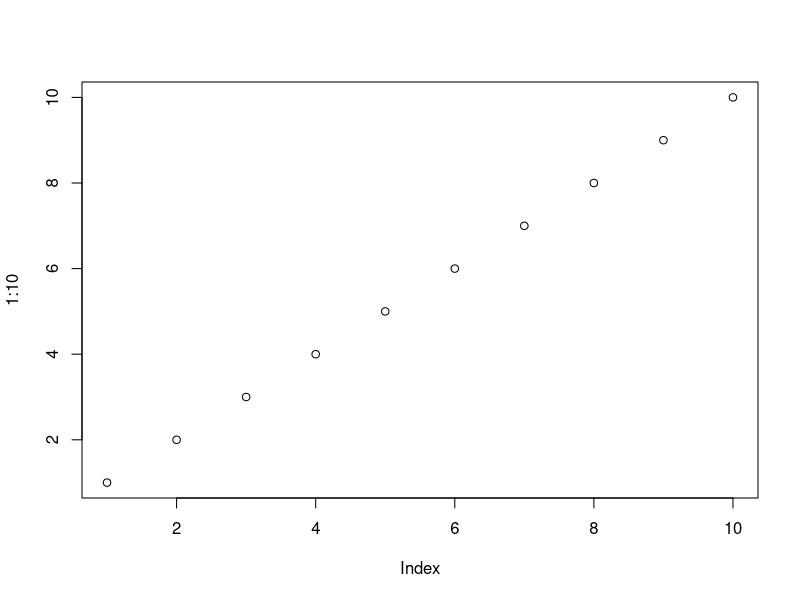
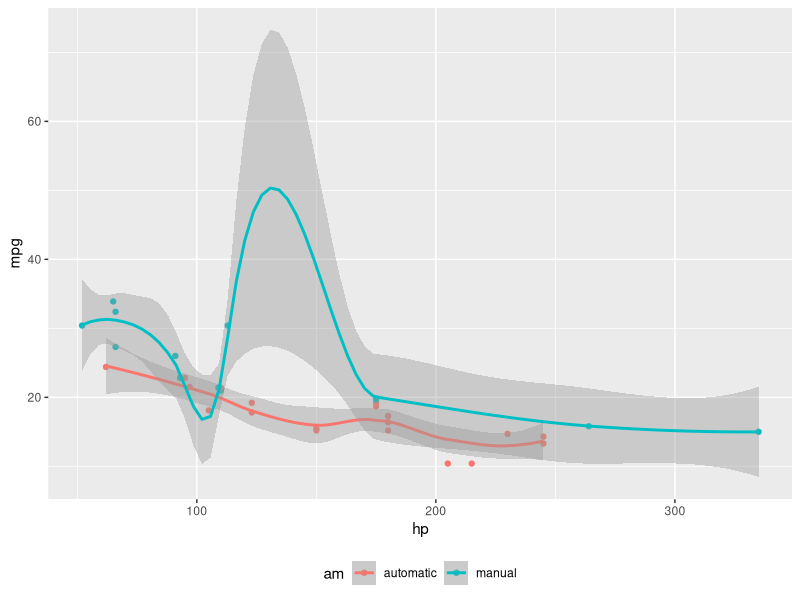
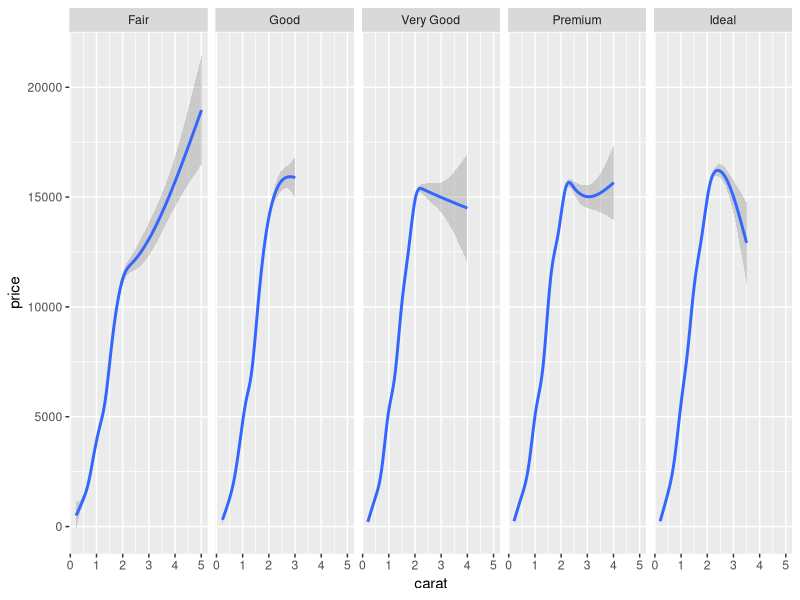
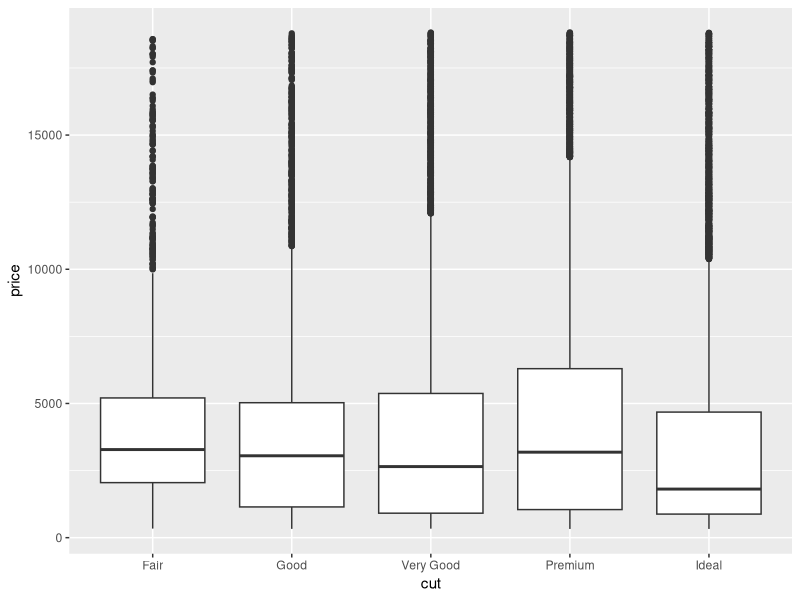
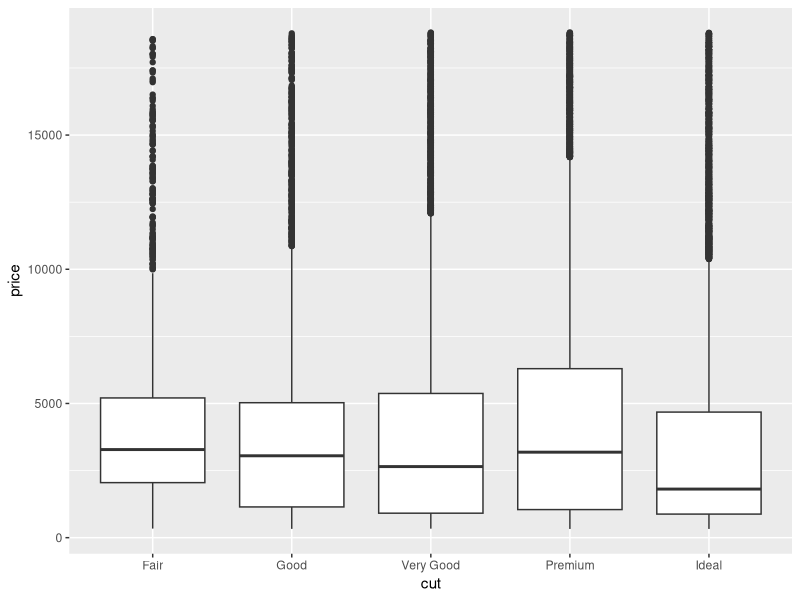
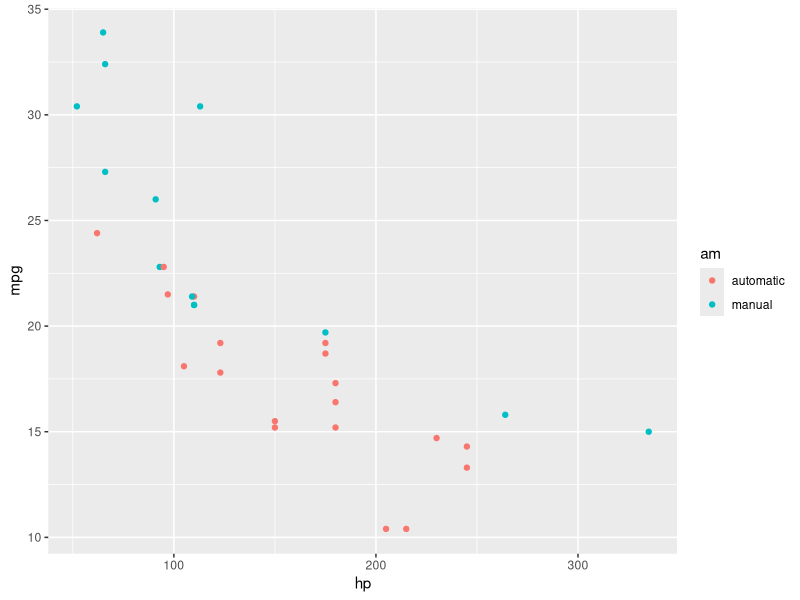
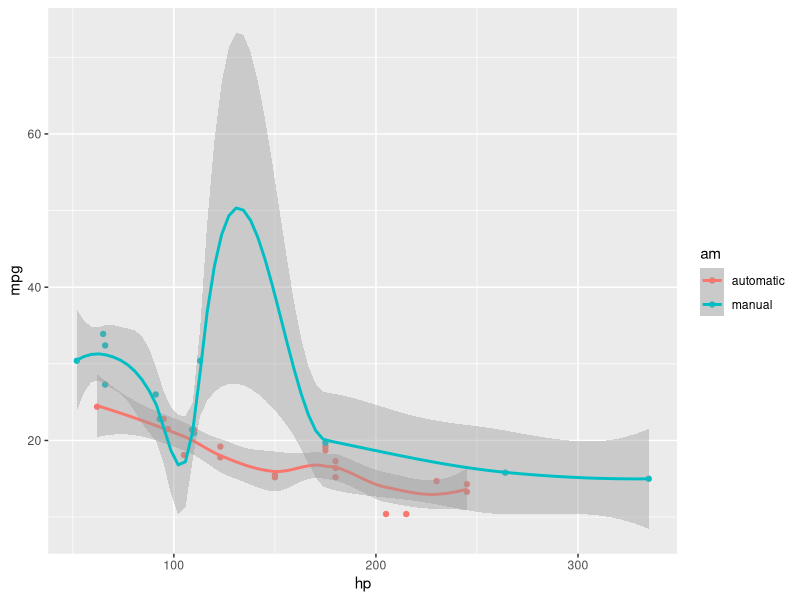
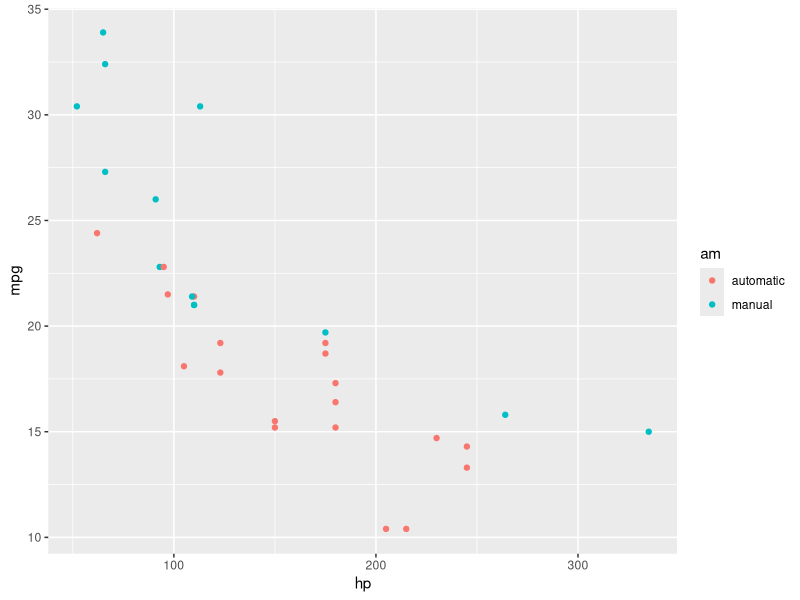

The R source for these figures, in order:
## ---- chunk 1
#| label: fig-my-figure
#| fig-cap: "The caption for my figure"
plot(1:10)
## ---- chunk 2
3 + 2
sqrt(16)
## ---- chunk 3
cos(3)
date()
## ---- chunk 4
#| label: fig-margin
#| fig-cap: "MPG vs horsepower, colored by transmission."
#| column: margin
#| message: false
library(ggplot2)
mtcars2 <- mtcars
mtcars2$am <- factor(
  mtcars$am, labels = c('automatic', 'manual')
)
ggplot(mtcars2, aes(hp, mpg, color = am)) +
  geom_point() + geom_smooth() +
  theme(legend.position = 'bottom')
## ---- chunk 5
#| label: fig-fullwidth
#| fig-cap: "A full width figure."
#| fig-width: 11
#| fig-height: 3
#| column: page-right
#| warning: false
ggplot(diamonds, aes(carat, price)) + geom_smooth() +
  facet_grid(~ cut)
## ---- chunk 6
#| label: fig-main
#| fig-cap: "A figure in the main column."
ggplot(diamonds, aes(cut, price)) + geom_boxplot()
## ---- chunk 7
#| label: fig-main-margin-cap
#| fig-cap: "A figure with a longer caption. The figure appears in the main column, but the caption is placed in the margin. Caption can even contain elements like a citation such as @xie2018."
#| cap-location: margin
ggplot(diamonds, aes(cut, price)) + geom_boxplot()
## ---- chunk 8
#| label: fig-two-together
#| fig-cap: "Two plots in one figure environment."
#| fig.show: hold
#| warning: false
#| 
p <- ggplot(mtcars2, aes(hp, mpg, color = am)) +
  geom_point()
p
p + geom_smooth()
## ---- chunk 9
#| 
## ---- chunk 10
#| label: fig-margin-together
#| fig-cap: "Two plots in one figure environment in the margin."
#| fig-width: 3.5
#| fig-height: 2
#| fig-show: hold
#| column: margin
#| warning: false
p
p + geom_smooth(method = 'lm')
## ---- chunk 11
#| echo: false
knitr::kable(head(iris[,c(1,2,3,4)], 15))
## ---- chunk 12
#| label: fig-margin-separate-a
#| fig-cap: Two plots in separate figure environments in the margin (the first plot)
#| fig-width: 3.5
#| fig-height: 2 
#| column: margin
#| warning: false
#| echo: false
p
p + geom_smooth(method = 'lm')
## ---- chunk 13
#| echo: false
knitr::kable(head(iris[,c(1,2,3,4)], 12))
## ---- chunk 14
#| fig-width: 3.5
#| fig-height: 2
#| column: margin
# a boxplot of weight vs transmission; this figure
# will be placed in the margin
ggplot(mtcars2, aes(am, wt)) + geom_boxplot() +
  coord_flip()
## ---- chunk 15
#| warning: false
# a figure in the main column
p <- ggplot(mtcars, aes(wt, hp)) + geom_point()
p
## ---- chunk 16
#| fig-width: 11
#| fig-height: 4
#| column: page-right
#| warning: false
# a fullwidth figure
p + geom_smooth(method = 'lm') + facet_grid(~ gear)
